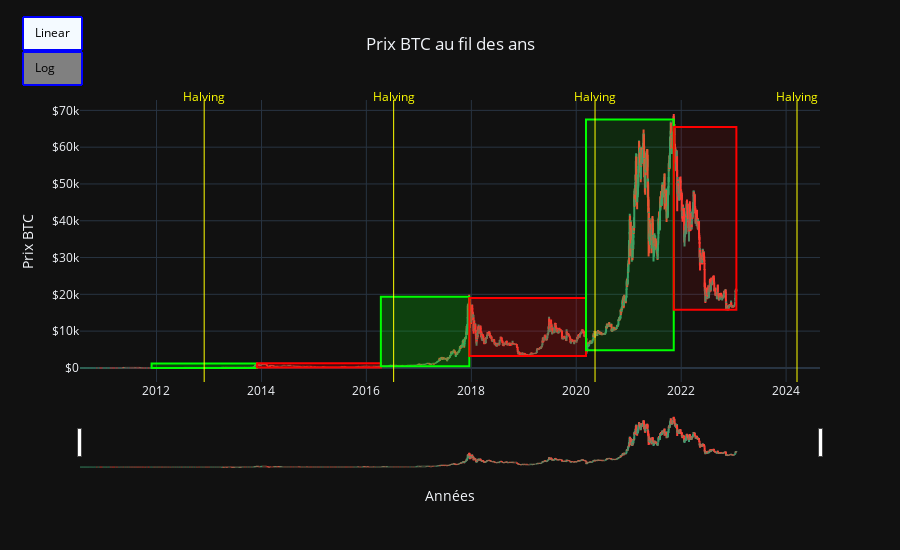

Notebook source saved alongside this figure:
### Code cell
import plotly.graph_objects as go
from datetime import datetime

fig = go.Figure(data=go.Ohlc(x=data['Date'],
                open=data['Open'],
                high=data['High'],
                low=data['Low'],
                close=data['Close']))

current_date = datetime.now().strftime('%Y-%m-%d')

x0_1, x1_1 = '2011-11-28', '2013-12-01'     #Bull
x0_2, x1_2 = '2013-12-01', '2016-04-11'     #Bear
x0_3, x1_3 = '2016-04-11', '2017-12-18'     #Bull
x0_4, x1_4 = '2017-12-18', '2020-03-09'     #Bear
x0_5, x1_5 = '2020-03-09', '2021-11-10'     #Bull
x0_6, x1_6 = '2021-11-10', current_date     #Bear

filtered_data = data.loc[(data['Date'] >= x0_1) & (data['Date'] <= x1_1)]
y0_1 = filtered_data['Close'].min()
y1_1 = filtered_data['Close'].max()
filtered_data = data.loc[(data['Date'] >= x0_2) & (data['Date'] <= x1_2)]
y0_2 = filtered_data['Close'].min()
y1_2 = filtered_data['Close'].max()
filtered_data = data.loc[(data['Date'] >= x0_3) & (data['Date'] <= x1_3)]
y0_3 = filtered_data['Close'].min()
y1_3 = filtered_data['Close'].max()
filtered_data = data.loc[(data['Date'] >= x0_4) & (data['Date'] <= x1_4)]
y0_4 = filtered_data['Close'].min()
y1_4 = filtered_data['Close'].max()
filtered_data = data.loc[(data['Date'] >= x0_5) & (data['Date'] <= x1_5)]
y0_5 = filtered_data['Close'].min()
y1_5 = filtered_data['Close'].max()
filtered_data = data.loc[(data['Date'] >= x0_6) & (data['Date'] <= x1_6)]
y0_6 = filtered_data['Close'].min()
y1_6 = filtered_data['Close'].max()

# Nombre de jours Bull run et Bear market
counter = 0
bull_run_days = 0
bear_market_days = 0
bull_run_counter = 0
bear_market_counter = 0

periods = [(x0_1, x1_1), (x0_2, x1_2), (x0_3, x1_3), (x0_4, x1_4), (x0_5, x1_5), (x0_6, x1_6)]
for x0, x1 in periods:
    x0 = datetime.strptime(x0, '%Y-%m-%d')
    x1 = datetime.strptime(x1, '%Y-%m-%d')
    delta = x1 - x0
    days= delta.days
    if counter % 2 == 0:
        print(f"Bull: {days} jours entre {x0} et {x1}")
        bull_run_days += days
        bull_run_counter += 1
        
    else:
        print(f"Bear: {days} jours entre {x0} et {x1}")
        bear_market_days += days
        bear_market_counter += 1
    counter += 1
    
average_bull_run = int(bull_run_days/bull_run_counter)
average_bear_market = int(bear_market_days/bear_market_counter)
print("\n*** Moyenne jours ***")
print(f"Moyenne Bull:     {average_bull_run} jours")
print(f"Moyenne Bear :    {average_bear_market} jours")

# Calculer le pourcentage de gain et de perte pour les bull et bear
print("\n*** Pourcentage ***")
counter = 0
bull = []
bear = []
for i in range(1, 7):
    if counter % 2 == 0:
        bull.append((eval("y1_" + str(i)) - eval("y0_" + str(i))) / eval("y0_" + str(i)) * 100)       
    else:
        bear.append((eval("y0_" + str(i)) - eval("y1_" + str(i))) / eval("y1_" + str(i)) * 100)
    counter += 1

for i in range(len(bull)): 
    print(f"Bull{i+1}, pourcentage de gain: {round(bull[i],2)} %")
for i in range(len(bear)): 
    print(f"Bear{i+1}, pourcentage de perte: {round(bear[i],2)} %")
    
    
# Créer un DataFrame à partir de vos données
data_bull_bear = {'Bull': [734, 616, 611],
        'Bear': [862, 812, 436],
        'Pourcentage_gain': [48176.0, 4490.77, 1299.25],
        'Pourcentage_perte': [-90.98, -82.98, -75.9]
}
df_bull_bear = pd.DataFrame(data_bull_bear)

# Afficher les statistiques de base
print("\n*** Statistiques ***")
print(df_bull_bear[['Bull','Bear','Pourcentage_gain','Pourcentage_perte']].describe())
    

fig.update_layout(template='plotly_dark',
    height = 550,
    title='Prix BTC au fil des ans',
    xaxis_title="Années",
    yaxis_title='Prix BTC',title_x=0.5,
    shapes = [# Rectangle Bull et Bear
            dict(type='rect', x0=x0_1, y0=y0_1, x1=x1_1, y1=y1_1, fillcolor='rgba(0, 255, 0, 0.2)', line=dict(color='rgba(0, 255, 0, 1)')),              
            dict(type='rect', x0=x0_2, y0=y0_2, x1=x1_2, y1=y1_2, fillcolor='rgba(255, 0, 0, 0.2)', line=dict(color='rgba(255, 0, 0, 1)')),
            dict(type='rect', x0=x0_3, y0=y0_3, x1=x1_3, y1=y1_3, fillcolor='rgba(0, 255, 0, 0.2)', line=dict(color='rgba(0, 255, 0, 1)')),
            dict(type='rect', x0=x0_4, y0=y0_4, x1=x1_4, y1=y1_4, fillcolor='rgba(255, 0, 0, 0.2)', line=dict(color='rgba(255, 0, 0, 1)')),
            dict(type='rect', x0=x0_5, y0=y0_5, x1=x1_5, y1=y1_5, fillcolor='rgba(0, 255, 0, 0.1)', line=dict(color='rgba(0, 255, 0, 1)')),
            dict(type='rect', x0=x0_6, y0=y0_6, x1=x1_6, y1=y1_6, fillcolor='rgba(255, 0, 0, 0.1)', line=dict(color='rgba(255, 0, 0, 1)')),
            # Halving
            dict(x0='2012-11-28', x1='2012-11-28', y0=0, y1=1, xref='x', yref='paper',line_width=1, line_dash='dot', line_color='yellow'),
            dict(x0='2016-07-09', x1='2016-07-09', y0=0, y1=1, xref='x', yref='paper',line_width=1, line_dash='dot', line_color='yellow'),
            dict(x0='2020-05-11', x1='2020-05-11', y0=0, y1=1, xref='x', yref='paper',line_width=1, line_dash='dot', line_color='yellow'),
            dict(x0='2024-03-17', x1='2024-03-17', y0=0, y1=1, xref='x', yref='paper',line_width=1, line_dash='dot', line_color='yellow')],
    annotations=[# Halving
        dict(x='2012-11-28', y=1.05, xref='x', yref='paper',showarrow=False, xanchor='center', text='Halving', font = dict(color = 'yellow')),
        dict(x='2016-07-09', y=1.05, xref='x', yref='paper',showarrow=False, xanchor='center', text='Halving', font = dict(color = 'yellow')),
        dict(x='2020-05-11', y=1.05, xref='x', yref='paper',showarrow=False, xanchor='center', text='Halving', font = dict(color = 'yellow')),
        dict(x='2024-03-17', y=1.05, xref='x', yref='paper',showarrow=False, xanchor='center', text='Halving', font = dict(color = 'yellow'))],
    updatemenus=[
        dict(type='buttons',
             buttons=[dict(label='Linear', method='relayout',args=[{'yaxis.type': 'linear'}]),
                      dict(label='Log', method='relayout', args=[{'yaxis.type': 'log'}])],
                      x=0, y=1.3, bgcolor = 'gray', bordercolor = 'blue', borderwidth = 2, font = dict(color = 'black')
            )]
)

fig.update_yaxes(
    tickprefix="$", showgrid=True
)

fig.update_xaxes(
     showgrid=True
)

fig.show()

### Figure 1 — Plotly figure (JSON) as saved in the notebook; plotly's stock layout.template omitted (floating-point values rounded to 4 significant figures; data arrays with more than 128 entries replaced by an {"elided": "..."} marker saying what was removed)
{"data": [{"close": {"elided": "4570 float values"}, "high": {"elided": "4570 float values"}, "low": {"elided": "4570 float values"}, "open": {"elided": "4570 float values"}, "type": "ohlc", "x": {"elided": "4570 str values"}}], "layout": {"annotations": [{"font": {"color": "yellow"}, "showarrow": false, "text": "Halving", "x": "2012-11-28", "xanchor": "center", "xref": "x", "y": 1.05, "yref": "paper"}, {"font": {"color": "yellow"}, "showarrow": false, "text": "Halving", "x": "2016-07-09", "xanchor": "center", "xref": "x", "y": 1.05, "yref": "paper"}, {"font": {"color": "yellow"}, "showarrow": false, "text": "Halving", "x": "2020-05-11", "xanchor": "center", "xref": "x", "y": 1.05, "yref": "paper"}, {"font": {"color": "yellow"}, "showarrow": false, "text": "Halving", "x": "2024-03-17", "xanchor": "center", "xref": "x", "y": 1.05, "yref": "paper"}], "height": 550, "shapes": [{"fillcolor": "rgba(0, 255, 0, 0.2)", "line": {"color": "rgba(0, 255, 0, 1)"}, "type": "rect", "x0": "2011-11-28", "x1": "2013-12-01", "y0": 2.5, "y1": 1207.0}, {"fillcolor": "rgba(255, 0, 0, 0.2)", "line": {"color": "rgba(255, 0, 0, 1)"}, "type": "rect", "x0": "2013-12-01", "x1": "2016-04-11", "y0": 111.6, "y1": 1238.0}, {"fillcolor": "rgba(0, 255, 0, 0.2)", "line": {"color": "rgba(0, 255, 0, 1)"}, "type": "rect", "x0": "2016-04-11", "x1": "2017-12-18", "y0": 421.4, "y1": 19350.0}, {"fillcolor": "rgba(255, 0, 0, 0.2)", "line": {"color": "rgba(255, 0, 0, 1)"}, "type": "rect", "x0": "2017-12-18", "x1": "2020-03-09", "y0": 3229.0, "y1": 18970.0}, {"fillcolor": "rgba(0, 255, 0, 0.1)", "line": {"color": "rgba(0, 255, 0, 1)"}, "type": "rect", "x0": "2020-03-09", "x1": "2021-11-10", "y0": 4826, "y1": 67530.0}, {"fillcolor": "rgba(255, 0, 0, 0.1)", "line": {"color": "rgba(255, 0, 0, 1)"}, "type": "rect", "x0": "2021-11-10", "x1": "2023-01-20", "y0": 15790.0, "y1": 65510.0}, {"line": {"color": "yellow", "dash": "dot", "width": 1}, "x0": "2012-11-28", "x1": "2012-11-28", "xref": "x", "y0": 0, "y1": 1, "yref": "paper"}, {"line": {"color": "yellow", "dash": "dot", "width": 1}, "x0": "2016-07-09", "x1": "2016-07-09", "xref": "x", "y0": 0, "y1": 1, "yref": "paper"}, {"line": {"color": "yellow", "dash": "dot", "width": 1}, "x0": "2020-05-11", "x1": "2020-05-11", "xref": "x", "y0": 0, "y1": 1, "yref": "paper"}, {"line": {"color": "yellow", "dash": "dot", "width": 1}, "x0": "2024-03-17", "x1": "2024-03-17", "xref": "x", "y0": 0, "y1": 1, "yref": "paper"}], "title": {"text": "Prix BTC au fil des ans", "x": 0.5}, "updatemenus": [{"bgcolor": "gray", "bordercolor": "blue", "borderwidth": 2, "buttons": [{"args": [{"yaxis.type": "linear"}], "label": "Linear", "method": "relayout"}, {"args": [{"yaxis.type": "log"}], "label": "Log", "method": "relayout"}], "font": {"color": "black"}, "type": "buttons", "x": 0, "y": 1.3}], "xaxis": {"showgrid": true, "title": {"text": "Années"}}, "yaxis": {"showgrid": true, "tickprefix": "$", "title": {"text": "Prix BTC"}}}}
